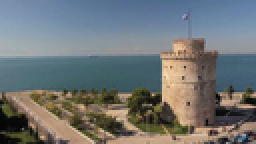
%> input picture hw4/white-tower.png, 128 x 72 px, shrunk from 1280 x 720 before the run (shown 2 times larger)
$ octave slic_tower.m   (GNU Octave 9; MATLAB toolbox functions it lacks are replaced by stand-ins)
%> lines starting %> are read from the running program, lines starting %| are printed output that depends on the picture
### hw4/slic_code.m
function res = slic_code(path)
%> called with path = 'white-tower.png'
    % 1. init
    b=50;
    img=imread(path);
%> img is the input picture: size 72x128x3 uint8; mean R, G, B 111.7, 116.6, 117.4
    img=single(img);
%> img: size 72x128x3 single
    h=size(img,1);
%> h = 72
    w=size(img,2);
%> w = 128
    hn=ceil(h/b);
%> hn = 2
    wn=ceil(w/b);
%> wn = 3
    d=5;
    centers=zeros(hn, wn ,d);
    oldCenters = uint8(centers);
    for i=1:hn
        x=b/2+b*(i-1);
        x=min(x,h);
        for j=1:wn
            y=b/2+b*(j-1);
            y=min(y,w);
            centers(i,j,:)=[x y squeeze(img(x,y,:)).'];
        end
    end
    belongTo=ones(h,w,2);
    for i=1:h
        for j=1:w
            belongTo(i,j,1)=floor(i/b)+1;
            belongTo(i,j,2)=floor(j/b)+1;
        end
    end
    ifEnd=false;
    maxIters=3;
    iter=1;
    ws=3;

    while ~ifEnd && iter <= maxIters
        centers=single(centers);
        % 2. local shift
        for i=2:hn-1
            for j=2:wn-1
                minDis = 9999999;
                minX = -1;
                minY = -1;
                window=zeros(ws,ws);
                for x = -1:1
                    for y = -1:1
                        window(x+2,y+2) = grad(centers(i,j,1)+x,centers(i,j,2)+y,img);
                        if window(x+2,y+2) < minDis
                            minDis = window(x+2,y+2);
                            minX=x;
                            minY=y;
                        end
                    end
                end
                newX = centers(i,j,1)+minX-2;
                newY = centers(i,j,2)+minY-2;
                centers(i,j,:)=[newX newY squeeze(img(newX,newY,:)).'];
            end
        end
        % 3. centroid update
        for i=1:h
            for j=1:w
                minDis = 99999999;
                for k=1:hn
                    for l=1:wn
                        c=centers(k,l,:);
                        %4. optional
                        if(c(1)-i>2*b||c(1)-i<-2*b||c(2)-j>2*b||c(2)-j<-2*b)
                            continue
                        end
                        dis=norm([i/2 j/2 squeeze(img(i,j,:)).']-[c(1)/2 c(2)/2 c(3) c(4) c(5)]);
                        if(dis<minDis)
                            minDis=dis;
                            belongTo(i,j,1)=k;
                            belongTo(i,j,2)=l;
                        end
                    end
                end

            end
        end

        % judge converge
        centers=uint8(centers);
        if isequal(centers, oldCenters)
            ifEnd=true;
        end
        oldCenters=centers;

        % 5. iter
        iter=iter+1;
    end
%> after the loop, ifEnd = true; iter = 3
    % paint black
    for i=1:h-1
        for j=1:w-1
            if belongTo(i,j,1)==belongTo(i+1,j+1,1)&&belongTo(i,j,2)==belongTo(i+1,j+1,2)
                c=centers(belongTo(i,j,1), belongTo(i,j,2), :);
                img(i,j,:)=c(3:d);
            else
                img(i,j,:)=[0 0 0];
            end

        end
    end
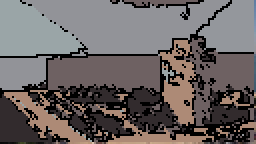
%> img: size 72x128x3 single (shown 2 times larger); mean R, G, B 105.9, 99.5, 99
%> after the loop, c = [72 125 110 97 98]
    % 6. output
    res=uint8(img);
end

function g = grad(x,y,img)
    g = norm([norm(img(x+1,y,1)-img(x-1,y,1),img(x,y+1,1)-img(x,y-1,1)),norm(img(x+1,y,2)-img(x-1,y,2),img(x,y+1,2)-img(x,y-1,2)),norm(img(x+1,y,3)-img(x-1,y,3),img(x,y+1,3)-img(x,y-1,3))]);
end

### hw4/slic_tower.m
figure(1)
imshow(slic_code('white-tower.png'))
% [4 lines of commented-out code are left out]

$ run again, with hw4/wt_slic.png copied over hw4/white-tower.png
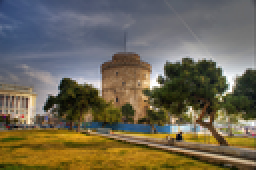
%> input picture hw4/wt_slic.png, 128 x 85 px, shrunk from 750 x 500 before the run (shown 2 times larger)
%> in slic_code, img is the input picture: size 85x128x3 uint8; mean R, G, B 110.8, 103.5, 86
%> after the loop in slic_code, `while ~ifEnd && iter <= maxIters`: ifEnd = true; iter = 3
%> after the loop in slic_code, `for i=1:h-1`:
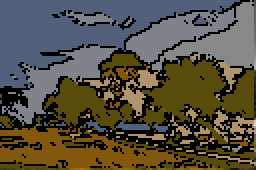
%> img: size 85x128x3 single (shown 2 times larger); mean R, G, B 84.8, 79.2, 62.9
%> after the loop in slic_code, `for i=1:h-1`: c = [75 75 89 75 12]
